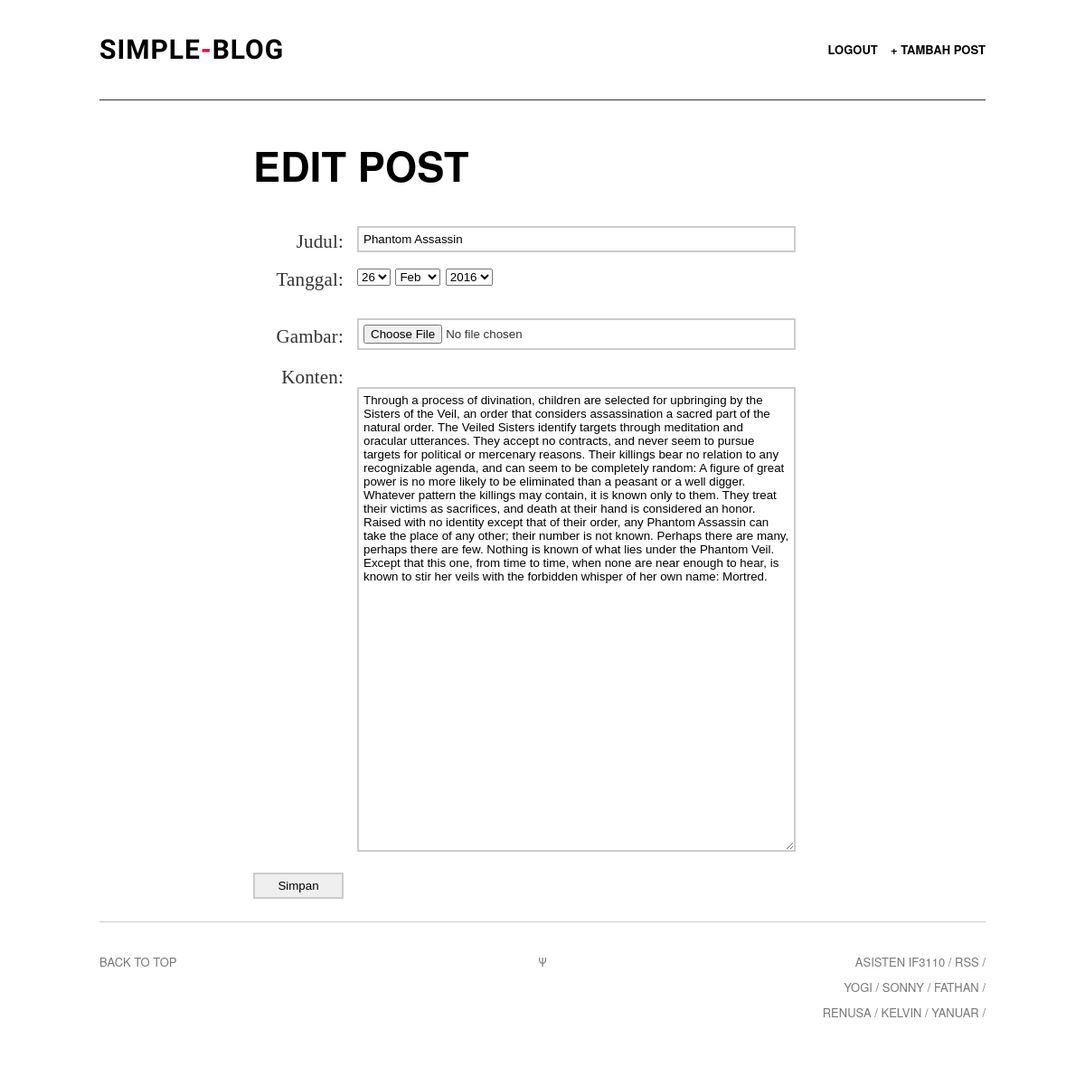
/edit.php?ID=2 (signed in), run on the app's committed database.
### tables this page shows
CREATE TABLE IF NOT EXISTS `posting` (
  `id` int(11) NOT NULL AUTO_INCREMENT,
  `judul` varchar(255) NOT NULL,
  `tanggal` date NOT NULL,
  `konten` text NOT NULL,
  `author` varchar(255) NOT NULL,
  `gambar` varchar(255) NOT NULL,
  PRIMARY KEY (`id`)
);

### edit.php (the view, shortened to what this page needs)
<?php
    $dbhost="localhost";
    $dbuser="root";
    $dbpass="";
    $dbname="simpleblog";
    $connection=mysqli_connect($dbhost,$dbuser,$dbpass,$dbname);
?>
<!DOCTYPE html>
<html>
<head>
<link rel="stylesheet" type="text/css" href="assets/css/screen.css" />
</head>
<body class="default">
    <?php
        $posting_id=htmlspecialchars($_GET['ID']);
        $query = $connection->prepare("SELECT * FROM posting WHERE id = ?");
        $query->bind_param('i', $posting_id);
        $query->execute();
        $result=$query->get_result();
        if($result) $row=mysqli_fetch_assoc($result);
        else echo 'query gagal';
    ?>
<div class="wrapper">
<nav class="nav">
    <a style="border:none;" id="logo" href="index.php"><h1>Simple<span>-</span>Blog</h1></a>
    <ul class="nav-primary">
        <li><a href="logout.php">Logout</a></li>
        <li><a href="new_post.php">+ Tambah Post</a></li>
    </ul>
</nav>
<article class="art simple post">
    <div class="art-body" style="top: 35px;">
        <div class="art-body-inner">
            <h2>Edit POST</h2>
            <div id="contact-area">
                <form enctype="multipart/form-data" id="formPost" method="post" action="processEdit.php?ID=<?php echo $posting_id ?>">
                    <label for="Judul">Judul: </label>
                    <input type="text" name="Judul" id="Judul" value="<?php echo $row['judul'] ?>">
                    <label for="Tanggal">Tanggal:</label>
                    <select id="daydropdown" name="daydropdown">
                    </select>
                    <select id="monthdropdown" name="monthdropdown">
                    </select>
                    <select id="yeardropdown" name="yeardropdown">
                    </select>
                    <br><br>
                    <label for="gambar">Gambar:</label>
                    <input type="file" accept="image/*" id="gambar" name="gambar"></br>
                    <label for="Konten">Konten:</label><br>
                    <textarea name="Konten" rows="20" cols="20" id="Konten"><?php echo $row['konten'] ?></textarea>
                    <input type="submit" name="submit" value="Simpan" class="submit-button">
                    <br>
                </form>
            </div>
        </div>
    </div>
</article>
<footer class="footer">
    <div class="back-to-top"><a href="">Back to top</a></div>
    <div class="psi">&Psi;</div>
    <aside class="offsite-links">
        Asisten IF3110 /
        <a class="rss-link" href="#rss">RSS</a> /
        <br>
        <a class="twitter-link" href="http://twitter.com/YoGiiSinaga">Yogi</a> /
        <a class="twitter-link" href="http://twitter.com/sonnylazuardi">Sonny</a> /
        <a class="twitter-link" href="http://twitter.com/fathanpranaya">Fathan</a> /
        <br>
        <a class="twitter-link" href="#">Renusa</a> /
        <a class="twitter-link" href="#">Kelvin</a> /
        <a class="twitter-link" href="#">Yanuar</a> /
    </aside>
</footer>
</div>
</body>
</html>

### assets/css/screen.css (style rules this page uses)
html, body, div, span, object, iframe, h1, h2, h3, h4, h5, h6, p, blockquote, pre, a, address, cite, code, em, img, small, strong, ol, ul, li, fieldset, form, label, legend, table, caption, tbody, tfoot, thead, tr, th, td, article, aside, canvas, embed, figure, figcaption, footer, header, hgroup, menu, nav, section, summary, time, audio, video { margin: 0; padding: 0; border: 0; font-size: 100%; font: inherit; vertical-align: baseline; }
article, aside, details, figcaption, figure, footer, header, hgroup, menu, time, nav, section { display: block; }
html, body, .wrapper { min-height: 100%; }
html, body { height: 100%; }
.wrapper { min-height: 100%; }
body { overflow-x: hidden; font: 17px/28px ff-meta-serif-web-pro, "Georgia", serif; color: #333; background: #fff; }
h1, h2, h3, h4, h5, h6 { font-family: "proxima-nova", "helvetica neue", "helvetica", sans-serif; font-weight: normal; text-transform: uppercase; font-weight: 700; color: #000; text-rendering: optimizeLegibility; }
h1 { font-size: 50px; padding-bottom: 30px; }
h2 { font-size: 45px; padding-bottom: 5px; }
a { color: #F40034; text-decoration: none; -webkit-transition: color .2s ease-in-out; -moz-transition: color .2s ease-in-out; transition: color .2s ease-in-out; }
.wrapper { max-width: 1500px; margin: 0 auto; background: #fff; }
.nav, .art-header-inner, .footer, .art-list, .abt, .fourohfour { width: 980px; }
.nav, .art-body-inner, .footer, .art-list, .abt, .fourohfour { position: relative; margin: 0 auto; }
.nav { position: absolute; top: 0; left: 50%; height: 70px; padding-top: 40px; margin-left: -490px; border-bottom: 1px solid #333; z-index: 2; }
#logo { float: left; }
.nav-primary { float: right; }
.nav-primary li { display: inline-block; margin-left: 10px; font-weight: 500; }
#logo h1, .nav-primary li, .nav-primary li a { font-family: "proxima-nova", "helvetica neue", "helvetica", sans-serif; font-weight: 700; font-size: 13px; line-height: 30px; color: #000; text-transform: uppercase; }
#logo h1 { height: 30px; margin-left: 0px; letter-spacing: 1px; font-family: 'Questrial', sans-serif; font-size: 30px; }
#logo h1 span { color: #F40034 !important; }
.nav li:first-child { margin-left: 0; }
.art { margin-top: -131px; }
.art-body { position: relative; width: 100%; background: #fff; z-index: 100; -webkit-box-shadow: 0 -3px 3px rgba(0,0,0,.2); -moz-box-shadow: 0 -3px 3px rgba(0,0,0,.2); box-shadow: 0 -3px 3px rgba(0,0,0,.2); }
.art-body-inner { font-family: Georgia,Cambria,"Times New Roman",Times,serif; max-width: 640px; padding: 80px 0 50px; letter-spacing: 0.01rem; font-weight: 400; font-style: normal; font-size: 21px; line-height: 1.5; }
.simple .art-body { background: none; -webkit-box-shadow: none; -moz-box-shadow: none; box-shadow: none; }
.footer { padding: 30px 0 40px; overflow: hidden; border-top: 1px solid #ccc; }
.footer, .footer a { font-family: "proxima-nova", "helvetica neue", "helvetica", sans-serif; font-size: 13px; text-transform: uppercase; color: #777; }
.back-to-top, .footer-nav, .offsite-links { width: 45%; float: left; }
.psi { width:10%; float:left; text-align: center; }
.offsite-links { text-align: right; }
.nav:before, .art-body-inner:before, .footer:before, .art-list:before { content:""; display:table; }
.nav:after, .art-body-inner:after, .footer:after, .art-list:after { clear:both; }
.nav, .art-body-inner, .footer, .art-list { zoom:1; }
.art-list, .nav, .abt, .art-body { -webkit-animation: le-fade .5s 0s 1 ease-out; -moz-animation: le-fade .5s 0s 1 ease-out; }
#contact-area { width: 600px; margin-top: 25px; }
#contact-area input, #contact-area textarea { padding: 5px; width: 471px; font-family: Helvetica, sans-serif; margin: 0px 0px 10px 0px; border: 2px solid #ccc; }
#contact-area textarea { height: 500px; }
#contact-area input.submit-button { width: 100px; }
label { float: left; text-align: right; margin-right: 15px; width: 100px; padding-top: 5px; }

### data on the page
posting: Judul "Phantom Assassin", Konten "Through a process of divination, children are selected for upbringing by the Sisters of the Veil, an order that considers assassination a sacred part of the natural order. The Veiled Sisters identify targets through meditation and oracular utterances. They accept no contracts, and never seem to pursue targets for political or mercenary reasons. Their killings bear no relation to any recognizable agenda, and can seem to be completely random: A figure of great power is no more likely to be eliminated than a peasant or a well digger. Whatever pattern the killings may contain, it is known only to them. They treat their victims as sacrifices, and death at their hand is considered an honor.…"
